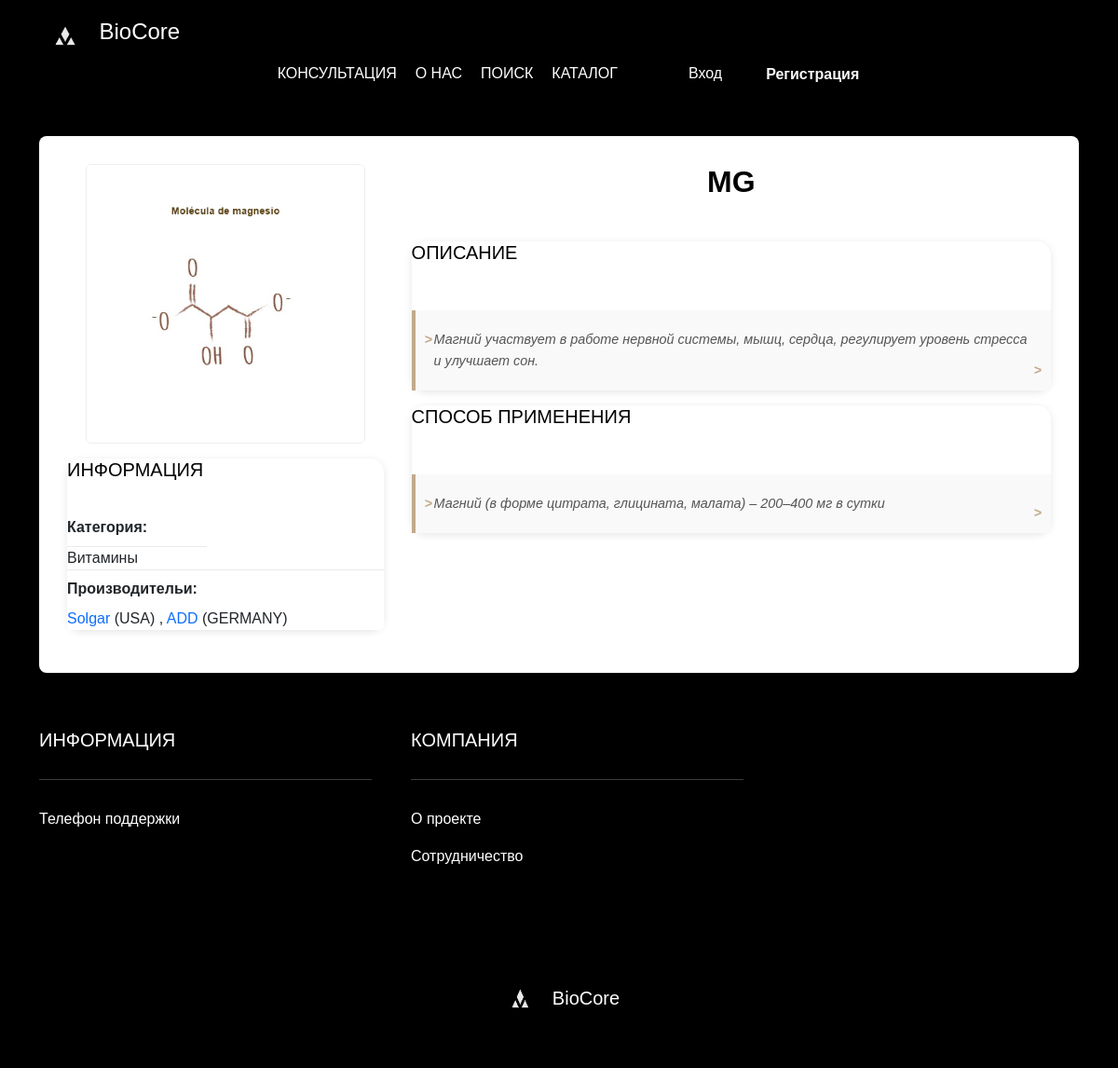
Page /element/2/ on the committed database.
### bio_core_website/models.py (models this page shows, shortened)
class Element(models.Model):
    name = models.CharField(max_length=100, db_index=True)
    category = models.ForeignKey(Category, on_delete=models.CASCADE, related_name="elements")
    description = models.TextField(blank=True, null=True)
    image = models.ImageField(upload_to='product_images/', blank=True, null=True)
    usage = models.TextField(blank=True, null=True)
    manufacturers = models.ManyToManyField(Manufacturer, blank=True)
    class Meta:
        verbose_name = "Элемент"
        verbose_name_plural = "Элементы"
        indexes = [
            Index(fields=['name', 'category'], name='element_name_category_idx'),
        ]
        ordering = ['name']

class Category(models.Model):
    name = models.CharField(max_length=100, unique=True, db_index=True)
    image = models.ImageField(upload_to='category_images/', blank=True, null=True)
    class Meta:
        verbose_name = "Категория"
        verbose_name_plural = "Категории"
        indexes = [
            Index(fields=['name'], name='category_name_idx'),
        ]

class Manufacturer(models.Model):
    name = models.CharField(max_length=200, unique=True, db_index=True)
    country = models.CharField(max_length=100, blank=True, null=True)
    website = models.URLField(blank=True, null=True)
    class Meta:
        verbose_name = "Производитель"
        verbose_name_plural = "Производители"
        indexes = [
            Index(fields=['name'], name='manufacturer_name_idx'),
        ]

### bio_core_website/views.py (the view)
# urls.py: path('element/<int:pk>/', views.element_detail, name='element_detail'),
def element_detail(request, pk):
    element = get_object_or_404(
        Element.objects.select_related('category')
                      .prefetch_related('manufacturers', 'vitamin_data'),
        id=pk
    )
    return render(request, 'bio_core_website/element_detail.html', {
        'element': element,
        'title': element.name
    })

### bio_core_website/templates/bio_core_website/element_detail.html (shortened to what this page needs)
{% extends "bio_core_website/base.html" %}
{%load static%}
{% block extra_css %}
<link rel="stylesheet" href="{% static 'bio_core_website/css/style.css' %}">
{% endblock %}
{% block content %}
<div class="row_detail">
    <div class="col-md-4">
        {% if element.image %}
        <img src="{{ element.image.url }}" class="img-fluid_1 rounded mb-3" alt="{{ element.name }}">
        {% endif %}
        <div class="card mb-3">
            <div class="card-header">
                <h5>Информация</h5>
            </div>
            <ul class="list-group list-group-flush">
                <li class="list-group-item">
                    <strong>Категория:</strong> {{ element.category.name }}
                </li>
                {% if element.manufacturers.all %}
                <li class="list-group-item">
                    <strong>Производитель{% if element.manufacturers.count > 1 %}и{% endif %}:</strong>
                    {% for manufacturer in element.manufacturers.all %}
                        <a href="{{ manufacturer.website }}" class="text-decoration-none">
            {{ manufacturer.name }}
        </a>
                        {% if manufacturer.country %}
                            ({{ manufacturer.country }})
                        {% endif %}
                        {% if not forloop.last %}, {% endif %}
                    {% endfor %}
                </li>
                {% endif %}
            </ul>
        </div>
    </div>
    <div class="col-md-8">
        <h1>{{ element.name }}</h1>
        <div class="card mb-3">
            <div class="card-header">
                <h5>Описание</h5>
            </div>
            <div class="card-body">
                <p class="card-text">{{ element.description }}</p>
            </div>
        </div>
        {% if element.usage %}
        <div class="card">
            <div class="card-header">
                <h5>Способ применения</h5>
            </div>
            <div class="card-body">
                <p class="card-text">{{ element.usage }}</p>
            </div>
        </div>
        {% endif %}
    </div>
</div>
{% endblock %}

### bio_core_website/static/bio_core_website/css/style.css (style rules this page uses)
body { font-family: 'TT Travels Next Trl', sans-serif; background-color: #000; color: #fff; }
.row_detail { display: flex; flex-wrap: wrap; background-color: #fff; padding: 30px; border-radius: 8px; box-shadow: 0 2px 10px rgba(0, 0, 0, 0.05); max-width: 1200px; margin: 0 auto; }
h1 { font-weight: 700; font-size: 32px; color: #000; margin-bottom: 30px; text-align: center; text-transform: uppercase; padding-bottom: 15px; }
.col-md-4 { flex: 0 0 35%; max-width: 35%; padding-right: 30px; }
.col-md-8 { flex: 0 0 65%; max-width: 65%; }
.card { border: none; border-radius: 15px; box-shadow: 0 2px 8px rgba(0, 0, 0, 0.1); margin-bottom: 25px; }
.card-header { background-color: transparent; border-bottom: none; padding: 0; margin-bottom: 15px; }
.card-header h5 { font-size: 20px; color: #000; text-transform: uppercase; margin-bottom: 15px; }
.card-body { padding: 0; }
.card-text { position: relative; padding: 20px; background-color: #f9f9f9; border-left: 4px solid #c2a98c; font-style: italic; margin: 20px 0; font-size: 16px; line-height: 1.6; }
.card-text::before { content: ">"; position: absolute; left: 10px; top: 20px; color: #c2a98c; font-weight: bold; }
.card-text::after { content: ">"; position: absolute; right: 10px; bottom: 10px; color: #c2a98c; font-weight: bold; }
.list-group-item { display: table-row; border: none; padding: 0; }
.list-group-item strong { display: table-cell; padding: 8px 0; vertical-align: top; width: 150px; font-weight: 600; }
.list-group-item:not(:last-child) strong, .list-group-item:not(:last-child) { border-bottom: 1px solid #eaeaea; }
.img-fluid_1 { border-radius: 8px; margin-bottom: 30px; border: 1px solid #eee; max-width: 300px; display: block; margin-left: auto; margin-right: auto; }
.card-text { font-family: 'TT Travels Next Trl', sans-serif; font-size: 0.9rem; line-height: 1.6; color: #555; margin-bottom: 1rem; }

### rows in the picture
Element: image (picture), category.name "Витамины", name "MG", description "Магний участвует в работе нервной системы, мышц, сердца, регулирует уровень стресса и улучшает сон.", usage "Магний (в форме цитрата, глицината, малата) – 200–400 мг в сутки"
Manufacturer: name "Solgar", country "USA"
Manufacturer: name "ADD", country "GERMANY"
